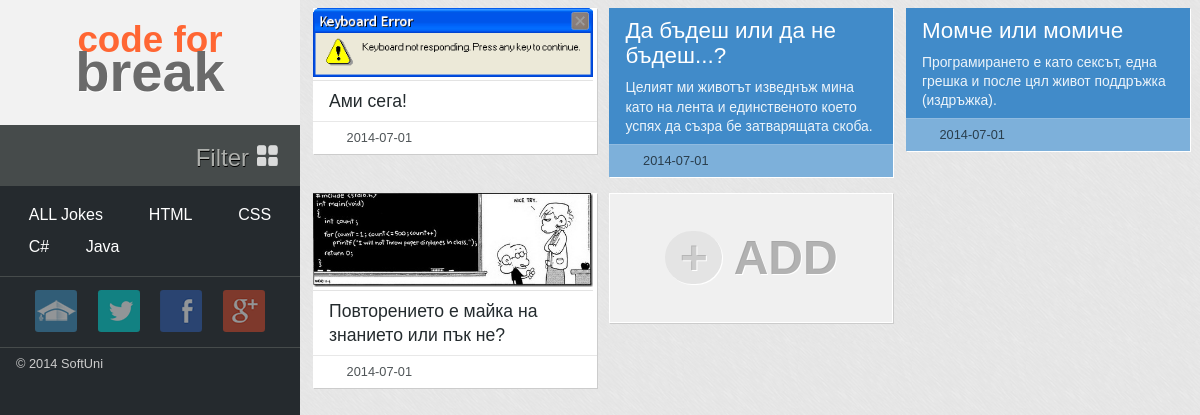
The app's page /?show=html with its own data.
### tables this page shows
CREATE TABLE IF NOT EXISTS `jokes_sphere` (
  `joke_id` int(2) NOT NULL,
  `joke_sphere` int(1) NOT NULL
);

CREATE TABLE IF NOT EXISTS `jokes` (
  `joke_id` int(11) NOT NULL AUTO_INCREMENT,
  `joke_title` text NOT NULL,
  `joke_content` text NOT NULL,
  `joke_date` date NOT NULL,
  `joke_type` int(2) NOT NULL,
  PRIMARY KEY (`joke_id`)
);

### database/GetInfomation.php (called while the page is built, shortened)
<?php
include_once 'Connection.php';
$sql="select * from jokes";
if($_GET){
    $sql='select * from jokes as j JOIN jokes_sphere as js ON j.joke_id=js.joke_id';
    switch ($_GET['show']){
    case "html":
        $sql.=" where joke_sphere=1";
        break;
    }
}
$db = new DatabaseConnect;
$query = $db->execute($sql);
if (isset($query)) {
    $i=1;
    while ($row = mysqli_fetch_assoc($query)) {
        $id[$i]=$row['joke_id'];
        $joke[$id[$i]]['title'] = $row['joke_title'];
        $joke[$id[$i]]['content'] = $row['joke_content'];
        $joke[$id[$i]]['date'] = $row['joke_date'];
        $joke[$id[$i]]['type'] = $row['joke_type'];
        $i++;
    }
}

### database/Connection.php (called while the page is built, shortened)
<?php
class DatabaseConnect {
    public $_db;
    public function __construct() {
        $db = new mysqli('localhost','root', '', 'jokehunter');
        if ($db->connect_errno) {
            header('Location: errorPages' . DS . 'database.php');
            exit;
        } else {
            $this->_db = $db;
        }
    }
    public function execute($sql) {
        $this->_db->query('SET NAMES utf8');
        $query = $this->_db->query($sql);
        if (!$query) {
            echo $this->_db->error;
        } else {
            return $query;
        }
    }
}

### index.php (the view, shortened to what this page needs)
<!DOCTYPE html>
<html>
<head>
    <link href="styles/reset.css" rel="stylesheet" />
    <link href="styles/css.css" rel="stylesheet" />
</head>
<body>
    <aside>
        <header>
            <h1 id="logo"><em>code for</em> <strong>break</strong></h1>
        </header>
        <nav id="tags">
            <a href="#" class="filter">filter<span class="filter-icon"></span></a>
            <ul class="drop-down">
                <li><a href="?show=all" id="allJokes" data-scroll>ALL Jokes</a></li>
                <li><a href="?show=html" class="active-element" data-scroll>HTML</a></li>
                <li><a href="?show=css" data-scroll>CSS</a></li>
                <li><a href="?show=csharp" data-scroll>C#</a></li>
                <li><a href="?show=java" data-scroll>Java</a></li>
            </ul>
        </nav>
        <div id="media-links">
            <ul>
                <li><a class="softuni-link" title="Softuni" href="http://softuni.bg" target="_blank"></a></li>
                <li><a class="twitter-link" title="Twitter" target="_blank" href="https://twitter.com/softunibg"></a></li>
                <li><a class="facebook-link" title="Facebook page" target="_blank" href="https://www.facebook.com/SoftwareUniversity"></a></li>
				<li><a class="googleplus-link" title="Google Plus" target="_blank" href="https://plus.google.com/+SoftuniBg"></a></li>
            </ul>
            <span>&copy; 2014 SoftUni</span>
    </aside>
    <?php
        include 'database/GetInfomation.php';
    ?>
    <main>
        <div id="jokes">
        <?php
            if(isset($joke) && isset($id)){
                for ($i = sizeof($id); $i >=1 ; $i--) {
                    if($joke[$id[$i]]['type']==1){
                        echo '
                        <section class="box">
                            <article class="box pic">
                                <figure>
                                    <a href="'.$joke[$id[$i]]['content'].'" target="_blank"><img src="'.$joke[$id[$i]]['content'].'" /></a>
                                </figure>
                                <figcaption>'.$joke[$id[$i]]['title'].'</figcaption>
                                <div class="date">
                                    <p>'.$joke[$id[$i]]['date'].'</p>
                                </div>
                            </article>
                        </section>';
                    }  elseif ($joke[$id[$i]]['type']==2) {
                        echo '
                            <section class="box">
                                <article class="box story">
                                    <h2>'.$joke[$id[$i]]['title'].'</h2>
                                    <div class="story-entry">'.$joke[$id[$i]]['content'].'</div>
                                    <div class="date">
                                        <p>'.$joke[$id[$i]]['date'].'</p>
                                    </div>
                                </article>
                            </section>';
                    }
                }
            }
        ?>
            <selection class="box">
                <article class="box add-content">
                    <h3 id="add"><span>+</span> ADD</h3>
                </article>
            </selection>
        </div>
    </main>
</body>
</html>

### records on screen
jokes_sphere: joke.joke_content (picture), joke.joke_title "Ами сега!", joke.joke_date "2014-07-01"
jokes_sphere: joke.joke_title "Да бъдеш или да не бъдеш...?", joke.joke_content "Целият ми животът изведнъж мина като на лента и единственото което успях да съзра бе затварящата скоба.", joke.joke_date "2014-07-01"
jokes_sphere: joke.joke_title "Момче или момиче", joke.joke_content "Програмирането е като сексът, една грешка и после цял живот поддръжка (издръжка).", joke.joke_date "2014-07-01"
jokes_sphere: joke.joke_content (picture), joke.joke_title "Повторението е майка на знанието или пък не?", joke.joke_date "2014-07-01"
